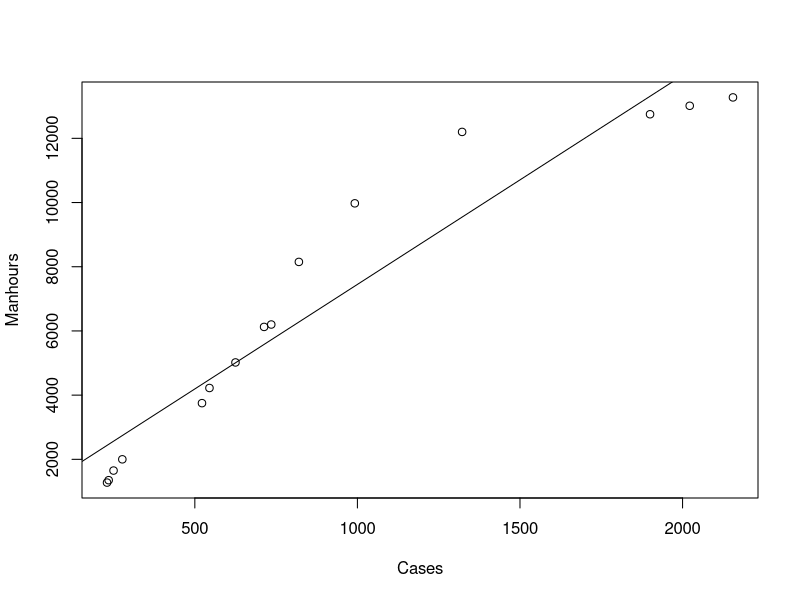
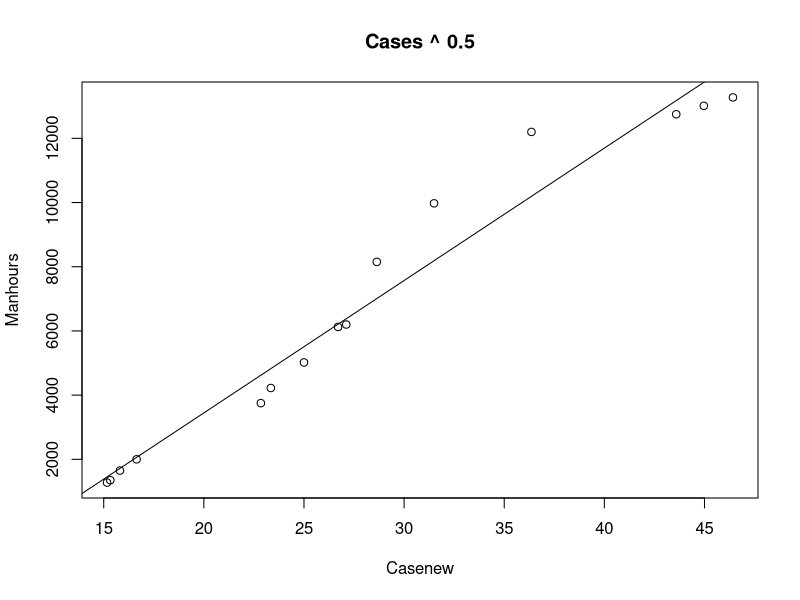
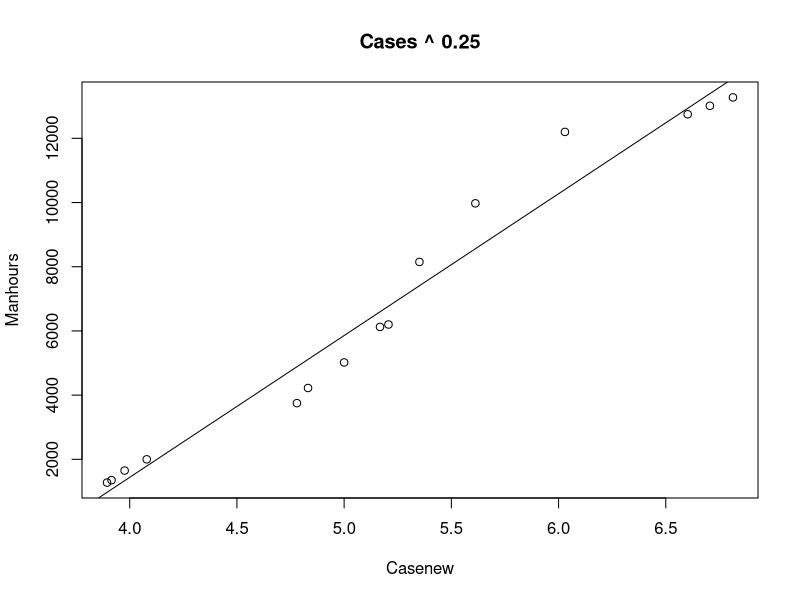
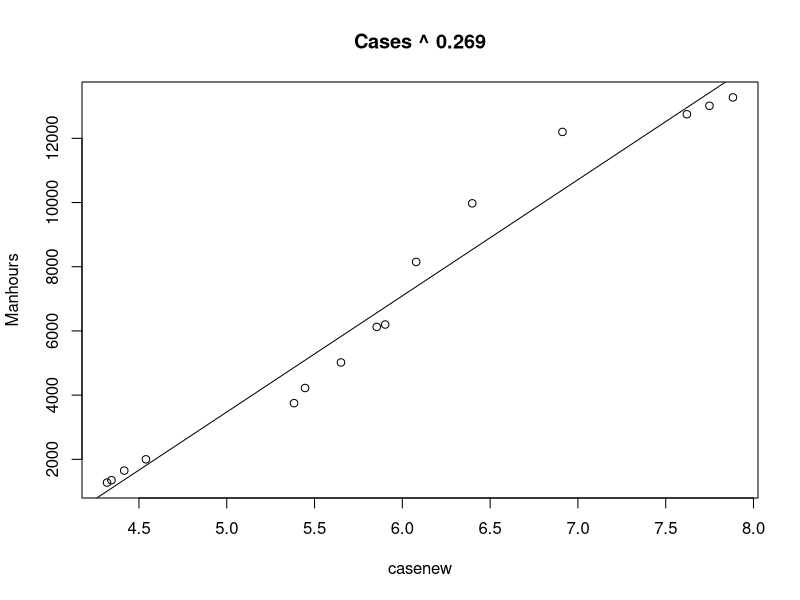
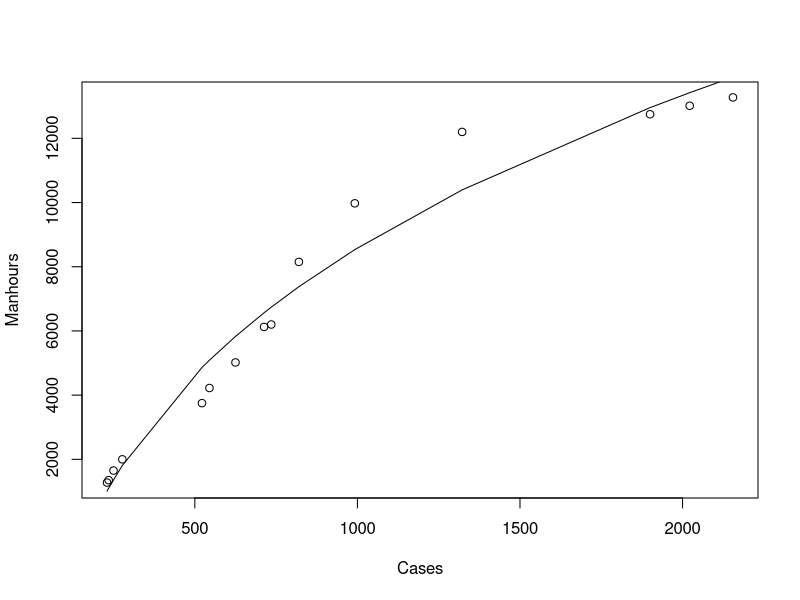
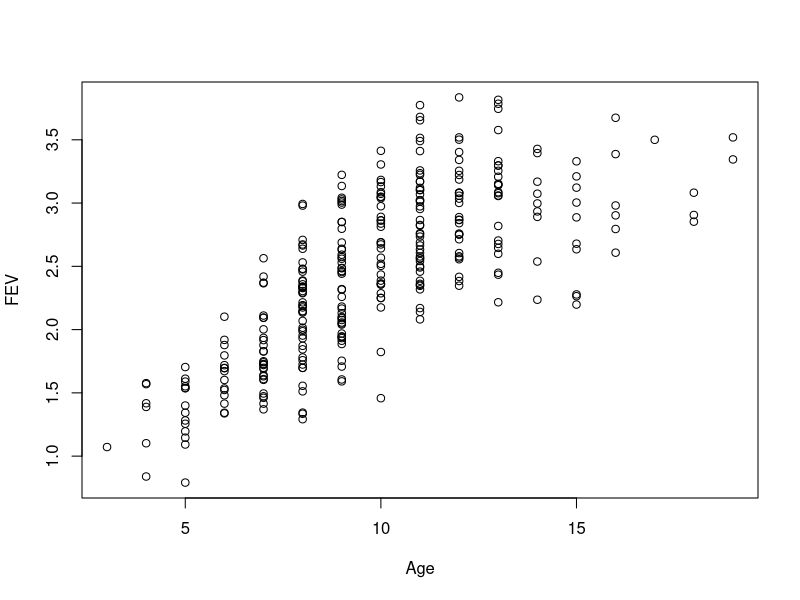
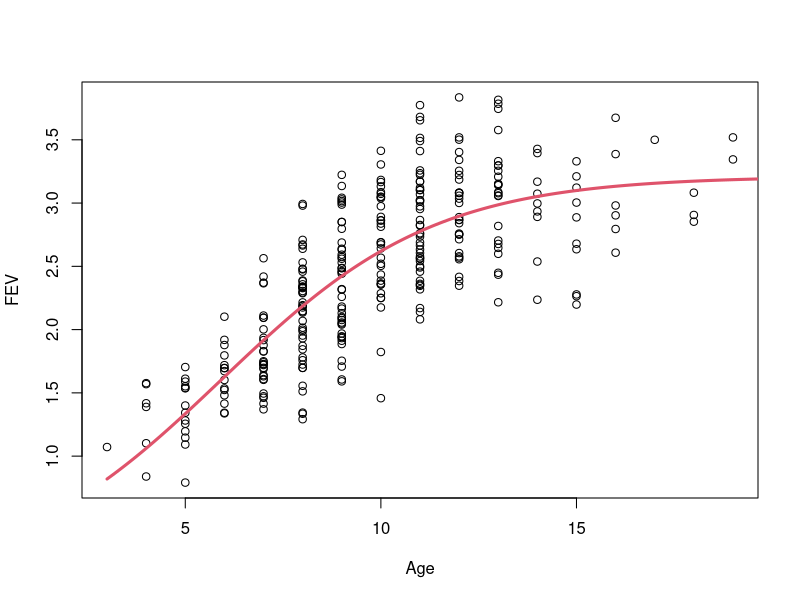
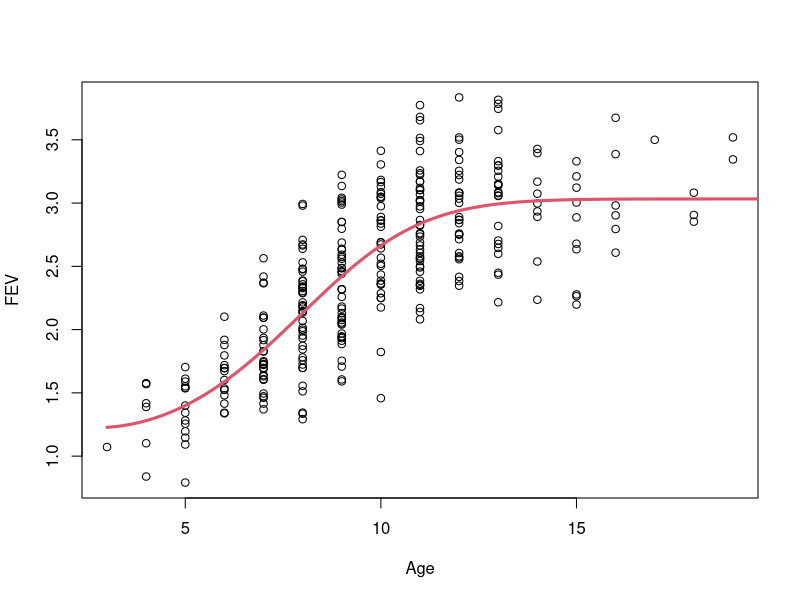

R code for these plots, in order:
## ---- chunk 1
manhours = read.csv("Manhours.csv",header=TRUE)
manhours = read.csv("../data/Manhours.csv",header=TRUE)

manhours 
plot(Manhours ~ Cases, data=manhours) 
mh1 = lm(Manhours~Cases, data=manhours)  
abline(coef(mh1))
## ---- chunk 2

Cases= manhours$Cases
Manhours = manhours$Manhours

summary(mh1)

Casenew =Cases^0.5
mh2 = lm(Manhours~ Casenew  )
summary(mh2)
plot( Manhours ~ Casenew, main="Cases ^ 0.5") 
abline(coef(mh2))
## ---- chunk 3
Casenew =Cases^0.25
mh3 = lm(Manhours~ Casenew  )
summary(mh3)
plot( Manhours ~ Casenew, main="Cases ^ 0.25") 
abline(coef(mh3))
## ---- chunk 4
alpha = rse= rep(0,10)
for( i in 1:10 ){
alpha[i] = i/10
casenew = Cases^alpha[i]
rse[i] = summary(lm(Manhours~casenew))$sigma}
cbind(alpha,rse)
## ---- chunk 5
alpha = rse= rep(0,20)
for( i in 1:20 ){
alpha[i] = 0.2+ i/100
casenew = Cases^alpha[i]
rse[i] = summary(lm(Manhours~casenew))$sigma}
cbind(alpha,rse)
## ---- chunk 6
alpha = rse= rep(0,20)
for( i in 1:20 ){
alpha[i] = 0.26+ i/1000
casenew = Cases^alpha[i]
rse[i] = summary(lm(Manhours~casenew))$sigma}
cbind(alpha,rse)
## ---- chunk 7
casenew =Cases^0.269
mh3 = lm(Manhours~ casenew  )
summary(mh3)
plot( Manhours ~ casenew, main="Cases ^ 0.269") 
abline(coef(mh3))
## ---- chunk 8
rm(alpha)
## ---- chunk 9
manhours.nls = nls(Manhours~beta0 + beta1*(Cases^alpha), start=list(alpha=0.25,beta0=-16000,beta1=4400), data=manhours)  

summary(manhours.nls)

plot(Manhours~Cases)
lines(predict(manhours.nls)~ Cases)
## ---- chunk 10
summary(manhours.nls)$coefficients
est= summary(manhours.nls)$coefficients[1]  
se=summary(manhours.nls)$coefficients[4]
lower= est + qt(0.025,df=15-3)*se
upper= est + qt(0.975,df=15-3)*se
cbind(est,se,lower,upper)

## ---- chunk 11
fev <- read.csv(file="fev.csv", header=TRUE)
fev <- read.csv(file="../data/fev.csv", header=TRUE)

FEV = fev$FEV
Age= fev$Age

plot(FEV~Age )

## ---- chunk 12
start.calc =lm( -log(3/FEV -1) ~ Age)

## ---- chunk 13
summary(start.calc)
## ---- chunk 14
fev.nls= nls(  FEV ~alpha*exp(beta0 + beta1*Age)/(1+ exp(beta0 + beta1*Age)), start=list(alpha=3,beta0= -1.3,beta1= 0.28) )  
summary(fev.nls)

plot(FEV~Age )
lines(30:200/10,predict(fev.nls, newdata=data.frame(Age =30:200/10) )   , lty=1,col=2,lwd=3)
## ---- chunk 15
fev.nls2= nls(  FEV ~alpha*exp(beta0 + beta1*Age+ beta2*Age^2)/(1+ exp(beta0 + beta1*Age+ beta2*Age^2)), start=list(alpha=3,beta0= -1.3,beta1=0.28, beta2=0), data=fev)  
summary(fev.nls2)
plot(FEV~Age)
lines(30:200/10,predict(fev.nls2, newdata=data.frame(Age =30:200/10) )   , lty=1,col=2,lwd=3)

## ---- chunk 16
baht= read.csv( "baht.csv",header=TRUE)
baht= read.csv( "../data/baht.csv",header=TRUE)

Y= baht$Y
hDays = baht$hDays 

plot(Y ~hDays) 
cubic = lm(Y~poly(hDays,3));   summary(cubic)$sigma
lines(predict(cubic)~hDays, col=2,lwd=2)
## ---- chunk 17
start.guess = lm( Y ~ hDays + I( (abs(hDays-2)+hDays-2)/2) )
summary(start.guess)
## ---- chunk 18

baht.nls = nls(  Y ~ beta0 + beta1*hDays + beta2*I( (abs(hDays-k)+hDays-k)/2) , start=list(beta0=0.34 , beta1= -0.02,beta2= 0.022, k=2), data=baht, nls.control(warnOnly=TRUE, minFactor=1/2048))  
summary(baht.nls)
plot(Y~hDays)
lines(predict(baht.nls )~hDays ,   col=2,lwd=3)
